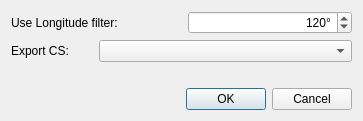
<?xml version="1.0" encoding="UTF-8"?>
<ui version="4.0">
 <class>ConvertParamDialog</class>
 <widget class="QDialog" name="ConvertParamDialog">
  <property name="geometry">
   <rect>
    <x>0</x>
    <y>0</y>
    <width>363</width>
    <height>119</height>
   </rect>
  </property>
  <property name="windowTitle">
   <string>ConvertParamDialog</string>
  </property>
  <layout class="QVBoxLayout" name="verticalLayout">
   <item>
    <layout class="QGridLayout" name="gridLayout">
     <item row="1" column="1" colspan="3">
      <widget class="QComboBox" name="mExportCoordSysComboBox"/>
     </item>
     <item row="2" column="0" colspan="4">
      <widget class="QLabel" name="mProj4StrLabel">
       <property name="text">
        <string/>
       </property>
      </widget>
     </item>
     <item row="0" column="2" colspan="2">
      <widget class="QSpinBox" name="mLngSpinBox">
       <property name="alignment">
        <set>Qt::AlignRight|Qt::AlignTrailing|Qt::AlignVCenter</set>
       </property>
       <property name="suffix">
        <string>°</string>
       </property>
       <property name="minimum">
        <number>-180</number>
       </property>
       <property name="maximum">
        <number>180</number>
       </property>
       <property name="value">
        <number>120</number>
       </property>
      </widget>
     </item>
     <item row="1" column="0">
      <widget class="QLabel" name="label">
       <property name="text">
        <string>Export CS:</string>
       </property>
      </widget>
     </item>
     <item row="0" column="0" colspan="2">
      <widget class="QLabel" name="label_2">
       <property name="text">
        <string>Use Longitude filter:</string>
       </property>
      </widget>
     </item>
    </layout>
   </item>
   <item>
    <widget class="QDialogButtonBox" name="buttonBox">
     <property name="orientation">
      <enum>Qt::Horizontal</enum>
     </property>
     <property name="standardButtons">
      <set>QDialogButtonBox::Cancel|QDialogButtonBox::Ok</set>
     </property>
    </widget>
   </item>
  </layout>
 </widget>
 <resources/>
 <connections>
  <connection>
   <sender>buttonBox</sender>
   <signal>accepted()</signal>
   <receiver>ConvertParamDialog</receiver>
   <slot>accept()</slot>
   <hints>
    <hint type="sourcelabel">
     <x>248</x>
     <y>254</y>
    </hint>
    <hint type="destinationlabel">
     <x>157</x>
     <y>274</y>
    </hint>
   </hints>
  </connection>
  <connection>
   <sender>buttonBox</sender>
   <signal>rejected()</signal>
   <receiver>ConvertParamDialog</receiver>
   <slot>reject()</slot>
   <hints>
    <hint type="sourcelabel">
     <x>316</x>
     <y>260</y>
    </hint>
    <hint type="destinationlabel">
     <x>286</x>
     <y>274</y>
    </hint>
   </hints>
  </connection>
 </connections>
</ui>
